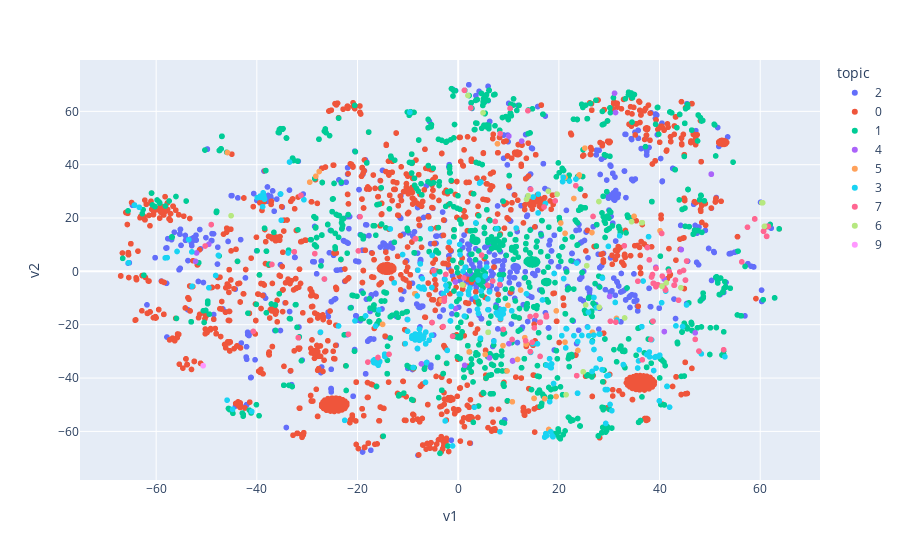
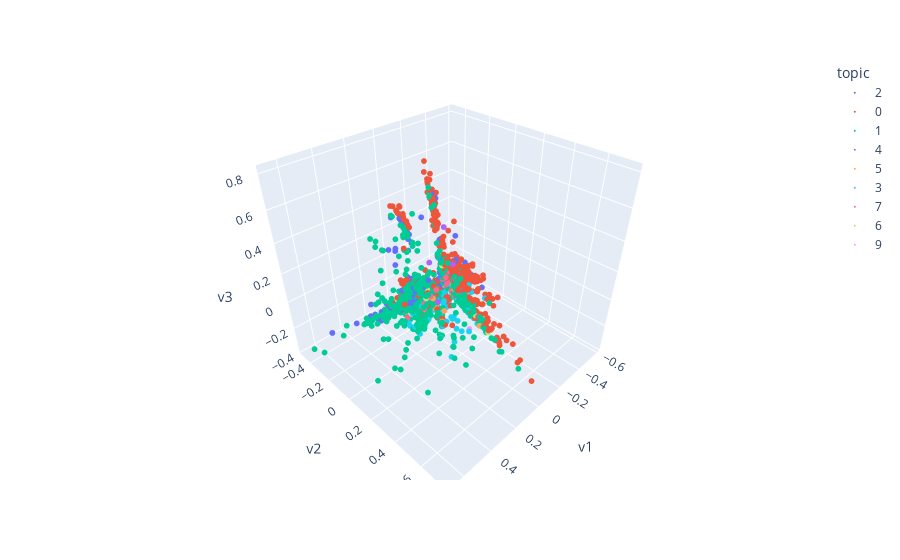

Write notebook code for charts like these, in order.
### Markdown cell above
### Visualize using t-SNE and PCA

Here I will plot each document and color it by topic to see if NMF captured similar relationships to PCA/t-SNE. I will also upload the interactive plots for the reposrt on the website.

### Code cell
df['v1'] = tsne[:,0]
df['v2'] = tsne[:,1]
df['topic'] = df['topic'].astype(str)

fig = px.scatter(df, x='v1', y='v2', color='topic', hover_data=['remarks', 'visit_type'])

fig.update_traces()
fig.show()

df['v1'] = pca[:,0]
df['v2'] = pca[:,1]
df['v3'] = pca[:,2]

fig2 = px.scatter_3d(df, x='v1', y='v2', z='v3', color='topic', hover_data=['remarks', 'visit_type'])

fig2.update_traces(marker_size=2)
fig2.show()

fig2['layout'].update(width=700, height=700, autosize=True)
fig2.write_html("pca_topics.html")

### Figure 1 — Plotly figure (JSON) as saved in the notebook; plotly's stock layout.template omitted (floating-point values rounded to 4 significant figures; data arrays with more than 128 entries replaced by an {"elided": "..."} marker saying what was removed)
{"data": [{"customdata": {"elided": "773x2 str values"}, "hovertemplate": "topic=2<br>v1=%{x}<br>v2=%{y}<br>remarks=%{customdata[0]}<br>visit_type=%{customdata[1]}<extra></extra>", "legendgroup": "2", "marker": {"color": "#636efa", "symbol": "circle"}, "mode": "markers", "name": "2", "showlegend": true, "type": "scattergl", "x": {"elided": "773 float values"}, "xaxis": "x", "y": {"elided": "773 float values"}, "yaxis": "y"}, {"customdata": {"elided": "1629x2 str values"}, "hovertemplate": "topic=0<br>v1=%{x}<br>v2=%{y}<br>remarks=%{customdata[0]}<br>visit_type=%{customdata[1]}<extra></extra>", "legendgroup": "0", "marker": {"color": "#EF553B", "symbol": "circle"}, "mode": "markers", "name": "0", "showlegend": true, "type": "scattergl", "x": {"elided": "1629 float values"}, "xaxis": "x", "y": {"elided": "1629 float values"}, "yaxis": "y"}, {"customdata": {"elided": "1131x2 str values"}, "hovertemplate": "topic=1<br>v1=%{x}<br>v2=%{y}<br>remarks=%{customdata[0]}<br>visit_type=%{customdata[1]}<extra></extra>", "legendgroup": "1", "marker": {"color": "#00cc96", "symbol": "circle"}, "mode": "markers", "name": "1", "showlegend": true, "type": "scattergl", "x": {"elided": "1131 float values"}, "xaxis": "x", "y": {"elided": "1131 float values"}, "yaxis": "y"}, {"customdata": [["attend paris peace conference return us july", "president"], ["meet prime minister gonzalez soviet president gorbachev attend open session middle east peace conference", "president"], ["attend international conference finance development meet president fox", "president"], ["attend sixth international conference american state president coolidge leave us january return january", "secretary"], ["attend conference american state leave us july return august", "secretary"], ["attend quebec conference president roosevelt", "secretary"], ["brief president sadat israelisyrian negotiations also visit cairo may", "secretary"], ["attend inauguration jordanisrael border cross discuss middle east peace process king hussein", "secretary"], ["attend sign israelpalestinian peace process agreement", "secretary"], ["meet president do santos attend meet joint commission implementation lusaka protocols", "secretary"], ["meet president karzai attend international conference future afghanistan", "secretary"], ["attend meet nutrition days initiative meet president kikwete", "secretary"], ["attend conference support central american security strategy", "secretary"], ["attend high level uscaribbean conference", "secretary"], ["attend libya contact group meet meet president gul prime minister erdogan foreign minister davutoglu attend meet organization islamic conference combat religious intolerance", "secretary"], ["meet president mikheil saakashvili prime minister nika gilauri open omnibus session usgeorgia strategic partnership commission", "secretary"], ["attend meet open session action group syria", "secretary"], ["meet foreign minister nasser judeh palestinian authority president mahmoud abbas attend arab league peace initiative meet visit zaatri refugee camp", "secretary"], ["meet president mahmoud abbas attend high impact microfinance infrastructure initiative event", "secretary"], ["attend london ministerial meet arab peace initiative followup committee meet meet russian foreign minister sergei lavrov", "secretary"], ["attend syria donors conference", "secretary"], ["attend gaza donors conference", "secretary"], ["attend fourth syria donors conference", "secretary"], ["attend munich security conference international syria support group meet", "secretary"]], "hovertemplate": "topic=4<br>v1=%{x}<br>v2=%{y}<br>remarks=%{customdata[0]}<br>visit_type=%{customdata[1]}<extra></extra>", "legendgroup": "4", "marker": {"color": "#ab63fa", "symbol": "circle"}, "mode": "markers", "name": "4", "showlegend": true, "type": "scattergl", "x": [-52.17, 44.31, 1.284, -49.55, -51.97, -0.5619, 31.06, 31.26, 40.91, 50.29, 6.218, 39.27, -7.307, -0.501, 47.08, 25.68, 40.95, 10.06, 12.61, 30.08, 10.82, 10.82, 10.81, 10.08], "xaxis": "x", "y": [3.734, 8.175, -35.23, 10.15, 6.896, -3.995, 66.78, 59.56, -2.911, 36.43, -32.44, 1.528, -34.69, -13.98, -23.04, -20.8, -22.58, 50.74, 48.83, -9.396, -33.57, -33.45, -33.62, -27.12], "yaxis": "y"}, {"customdata": [["attend first cairo conference british prime minister churchill chinese generalissimo chiang kaishek", "president"], ["attend second cairo conference british prime minister churchill turkish president inonu", "president"], ["attend bermuda conference prime minister churchill french president laniel", "president"], ["discuss bosnian crisis president mitterrand", "president"], ["discuss peacekeeping kosovo president chirac prime minister jospin", "president"], ["meet president rau chancellor schroeder receive charlemagne prize attend third way conference", "president"], ["meet president francois hollande attend ceremonies commemorate anniversary normandy land discuss ukrainian situation russian president vladimir putin", "president"], ["attend tripartite conference suez canal british french foreign minister", "secretary"], ["discuss nuclear armaments president de gaulle", "secretary"], ["attend meet chiefs us diplomatic missions asia pacific", "secretary"], ["discuss propose israelilebanon agreement president assad", "secretary"], ["attend presummit arm reduction negotiations senior soviet officials also meet egyptian president mubarak lithuanian prime minister prunskiene", "secretary"], ["meet senior officials soviet union russian republic kazakhstan attend csce conference human dimension", "secretary"], ["attend ceremonies inaugurate emergency aid former soviet republics", "secretary"], ["attend funeral norwegian foreign minister holst meet israeli foreign minister peres plo chairman arafat", "secretary"], ["attempt resolve israellebanon conflict also meet lebanese prime minister hariri speaker berri", "secretary"], ["ministerial conference meet indonesian human right commission russian foreign minister primakov", "secretary"], ["attend asean regional forum post ministerial conference meet russian foreign minister primakov", "secretary"], ["attend asean regional forum asean postministerial conference trilateral ministerial consultations japan south korea meet russian foreign minister ivanov", "secretary"], ["attend asean regional forum postministerial conference meet north korean foreign minister paek nam sun", "secretary"], ["attend international conference reconstruction assistance afghanistan", "secretary"], ["attend asean regional forum postministerial conference meet north korean foreign minister paek nam sun", "secretary"], ["assess tsunami damage relief efforts attend asean leaders special meet tsunami relief", "secretary"], ["attend london meet support palestinian authority", "secretary"], ["meet president mubarak foreign minister egypt jordan gulf cooperation council", "secretary"], ["attend international compact iraq meet meet syrian foreign minister almoualem", "secretary"], ["meet foreign minister egypt jordan saudi arabia gulf cooperation council president mubarak", "secretary"], ["attend meet strategic security issue", "secretary"], ["attend quartet meet palestinian donors conference meet president sarkozy", "secretary"], ["attend inauguration president lee myungbak discuss sixparty talk propose free trade agreement", "secretary"], ["attend conference support palestinian civil security rule law", "secretary"], ["attend emergency meet north atlantic council discuss georgia crisis eu leaders", "secretary"], ["meet prime minister faci civil society representatives", "secretary"], ["attend fourth highlevel forum aid effectiveness partnership growth meet", "secretary"], ["meet president francois hollande foreign minister laurent fabius syrian opposition leaders palestinian authority president mahmoud abbas attend friends syrian people ministerial meet", "secretary"], ["meet foreign minister ahmed davutoglu attend ministerial meet friends syrian people core group also meet palestinian authority president mahmoud abbas ecumenical patriarch bartholomew", "secretary"], ["cochaired usalgeria strategic dialogue", "secretary"], ["cochaired usmorocco strategic dialogue", "secretary"], ["meet arab league special committee quartet representative tony blair", "secretary"], ["cochaired usegypt strategic dialogue", "secretary"], ["discuss syrian ukrainian crises russian foreign minister sergei lavrov attend world economic forum annual meet", "secretary"], ["attend ministerial meet gulf cooperation council", "secretary"], ["participate meet vice president mike pence turkish president recep tayyip erdoğan discuss situation northeast syria", "secretary"], ["lead us delegation presidential inauguration luis abinader", "secretary"]], "hovertemplate": "topic=5<br>v1=%{x}<br>v2=%{y}<br>remarks=%{customdata[0]}<br>visit_type=%{customdata[1]}<extra></extra>", "legendgroup": "5", "marker": {"color": "#FFA15A", "symbol": "circle"}, "mode": "markers", "name": "5", "showlegend": true, "type": "scattergl", "x": [-27.62, -28.29, -29.49, 34.94, 26.57, -15.02, 9.89, 9.701, -8.631, 10.76, 60.35, 22.98, 19.49, 1.045, 25.18, -45.84, 31.45, 19.45, 17.17, 15.07, 5.363, 15.07, -8.383, 7.807, 24.0, 2.178, 24.05, 13.24, 11.8, 12.4, 8.902, 17.98, -3.335, 21.22, 40.35, 40.1, 26.67, 26.67, 20.37, 26.67, 23.79, 21.23, 21.23, 13.5], "xaxis": "x", "y": [37.43, 35.68, 33.45, 20.64, 14.56, -19.88, -12.74, -37.34, -8.38, -48.89, 25.71, 27.32, -14.81, -5.209, 46.21, 44.56, -17.64, -46.92, -47.76, -47.62, -31.15, -47.62, 12.24, 47.84, 35.8, -30.19, 36.16, -24.86, -33.02, -7.012, -27.84, -59.28, -10.85, -26.54, 14.39, 15.23, -22.89, -22.89, 18.14, -22.89, -29.66, 35.21, 14.26, -27.27], "yaxis": "y"}, {"customdata": {"elided": "255x2 str values"}, "hovertemplate": "topic=3<br>v1=%{x}<br>v2=%{y}<br>remarks=%{customdata[0]}<br>visit_type=%{customdata[1]}<extra></extra>", "legendgroup": "3", "marker": {"color": "#19d3f3", "symbol": "circle"}, "mode": "markers", "name": "3", "showlegend": true, "type": "scattergl", "x": {"elided": "255 float values"}, "xaxis": "x", "y": {"elided": "255 float values"}, "yaxis": "y"}, {"customdata": {"elided": "101x2 str values"}, "hovertemplate": "topic=7<br>v1=%{x}<br>v2=%{y}<br>remarks=%{customdata[0]}<br>visit_type=%{customdata[1]}<extra></extra>", "legendgroup": "7", "marker": {"color": "#FF6692", "symbol": "circle"}, "mode": "markers", "name": "7", "showlegend": true, "type": "scattergl", "x": [-32.56, -19.83, -40.7, 19.56, -4.846, 16.23, 5.854, 14.39, -31.77, 38.81, 39.31, -31.24, 17.05, -21.8, 4.651, 2.495, 14.29, -50.27, -49.06, -13.74, -28.48, 23.55, 8.261, 17.49, 15.45, 17.5, -1.113, 17.54, -2.994, 38.41, -5.186, -26.58, 45.38, 60.66, 60.66, 58.92, 61.27, 61.28, 47.83, 61.63, -2.461, -19.5, 45.16, 57.47, 42.88, 38.91, 45.14, 43.17, 8.978, -15.93, 39.28, 39.68, 38.59, 35.69, 16.32, 15.13, 43.78, 40.47, 7.358, 44.77, 16.23, 13.84, 38.74, 10.31, -2.739, -37.01, -17.94, 33.0, 38.69, 40.86, -8.532, -8.532, 40.54, 19.26, 42.96, 13.4, 41.14, 41.19, 37.98, 44.01, 10.71, 31.32, 38.27, 6.844, 30.24, 36.57, 52.74, 56.34, -2.764, 16.27, 37.6, 26.79, 40.44, 8.337, 23.37, 47.09, 41.89, 14.32, 14.69, 1.134, 1.237], "xaxis": "x", "y": [7.349, 7.674, -22.51, 28.95, 0.2879, -19.15, -5.246, 30.75, -24.84, -4.506, 1.103, 28.51, 24.14, -23.58, 6.104, 61.28, -16.95, 9.512, 17.54, -31.08, 6.643, -39.1, -4.939, -17.02, -16.58, -16.48, -24.31, -17.05, -20.7, -2.115, -19.2, -2.86, 3.873, 15.05, 15.04, 19.65, 13.13, 13.13, -29.89, 16.86, -1.117, 20.51, -3.274, 16.55, -5.192, -4.582, -3.278, -3.257, -21.78, -32.29, -5.746, -5.025, -1.189, -3.693, -19.06, -21.19, -10.8, -5.5, 18.72, 0.3514, -19.15, 60.24, -4.489, 61.11, -10.09, 2.589, -34.01, 9.589, -18.7, -5.484, 12.2, 12.2, -1.788, 26.4, -5.162, -26.01, -6.733, -7.001, 4.308, -0.2265, -25.53, -19.02, -25.53, -3.626, -18.71, -33.16, -29.4, 3.559, -11.17, -31.88, 8.927, 20.58, 14.21, 51.64, 32.13, -25.5, -0.001923, -30.09, -26.63, -2.443, 67.89], "yaxis": "y"}, {"customdata": [["meet bosnian collective presidency bosnian serb president plavsic visit us military personnel", "president"], ["address us military personnel meet chancellor schroeder meet kosovo refugees", "president"], ["meet king hamad bin isa al khalifa address us military personnel", "president"], ["sign bonn agreements provide west german membership nato european defense community", "secretary"], ["personal representative president wed king baudouin", "secretary"], ["discuss extension us base right azores", "secretary"], ["brief president assad egyptianisraeli disengagement agreement", "secretary"], ["meet us delegation prior salt negotiations moscow", "secretary"], ["discuss propose israelilebanon agreement king hussein", "secretary"], ["discuss propose israelilebanon agreement", "secretary"], ["discuss propose israelilebanon agreement", "secretary"], ["address open session asean post ministerial meet", "secretary"], ["meet president aquino sign emergency aid package visit corregidor", "secretary"], ["attend nato ministerial meet meet eec representatives sign inf base inspection agreement", "secretary"], ["meet king fahd emir alsabah kuwait discuss finance us military presence visit us military personnel", "secretary"], ["discuss persian gulf crisis foreign secretary hurd ec chairman poos spanish foreign minister fernandez ordonez nato secretary general woerner", "secretary"], ["discuss persian gulf crisis amir kuwait address us military personnel eastern saudi arabia", "secretary"], ["discuss bosnian conflict us nato military officials", "secretary"], ["sign agreement crossborder auto thefts visit demobilization camp", "secretary"], ["accompany president clinton sign natorussia found act", "secretary"], ["meet collective presidency dedicate bridge sava river meet bosnian serb president plavsic", "secretary"], ["meet un nato officials us military personnel representatives people kosovo", "secretary"], ["attend nato ministerial meet sign defense cooperation agreement", "secretary"], ["meet eu high representative catherine ashton members bosnian presidency", "secretary"], ["meet king abdullah bin abdulaziz alsaud syrian opposition coalition president ahmad jarba", "secretary"], ["discuss joint comprehensive plan action iranian foreign minister javad zarif eu high representative federica mogherini", "secretary"]], "hovertemplate": "topic=6<br>v1=%{x}<br>v2=%{y}<br>remarks=%{customdata[0]}<br>visit_type=%{customdata[1]}<extra></extra>", "legendgroup": "6", "marker": {"color": "#B6E880", "symbol": "circle"}, "mode": "markers", "name": "6", "showlegend": true, "type": "scattergl", "x": [36.44, 13.89, 1.936, 24.83, 25.54, 33.06, 60.84, -45.12, 60.49, 60.33, 60.33, 21.43, 0.7953, 44.24, 17.92, 27.95, 19.66, 34.45, 41.35, 5.939, 36.58, 13.58, 40.49, 28.01, 4.937, 25.33], "xaxis": "x", "y": [18.23, 28.39, 65.95, -37.64, 2.127, -17.46, 16.88, 20.87, 25.73, 25.72, 25.72, -46.25, -4.995, -6.126, 30.06, 26.19, 28.94, 18.64, -4.307, -22.84, 18.24, 27.0, -5.596, -13.46, 59.44, -12.6], "yaxis": "y"}, {"customdata": [["accompany president carter economic summit meet attend nato ministerial meet may meet may israeli foreign minister allon", "secretary"]], "hovertemplate": "topic=9<br>v1=%{x}<br>v2=%{y}<br>remarks=%{customdata[0]}<br>visit_type=%{customdata[1]}<extra></extra>", "legendgroup": "9", "marker": {"color": "#FF97FF", "symbol": "circle"}, "mode": "markers", "name": "9", "showlegend": true, "type": "scattergl", "x": [-50.67], "xaxis": "x", "y": [-35.37], "yaxis": "y"}], "layout": {"legend": {"title": {"text": "topic"}, "tracegroupgap": 0}, "margin": {"t": 60}, "xaxis": {"anchor": "y", "domain": [0, 1], "title": {"text": "v1"}}, "yaxis": {"anchor": "x", "domain": [0, 1], "title": {"text": "v2"}}}}

### Figure 2 — Plotly figure (JSON) as saved in the notebook; plotly's stock layout.template omitted (floating-point values rounded to 4 significant figures; data arrays with more than 128 entries replaced by an {"elided": "..."} marker saying what was removed)
{"data": [{"customdata": {"elided": "773x2 str values"}, "hovertemplate": "topic=2<br>v1=%{x}<br>v2=%{y}<br>v3=%{z}<br>remarks=%{customdata[0]}<br>visit_type=%{customdata[1]}<extra></extra>", "legendgroup": "2", "marker": {"color": "#636efa", "size": 2, "symbol": "circle"}, "mode": "markers", "name": "2", "scene": "scene", "showlegend": true, "type": "scatter3d", "x": {"elided": "773 float values"}, "y": {"elided": "773 float values"}, "z": {"elided": "773 float values"}}, {"customdata": {"elided": "1629x2 str values"}, "hovertemplate": "topic=0<br>v1=%{x}<br>v2=%{y}<br>v3=%{z}<br>remarks=%{customdata[0]}<br>visit_type=%{customdata[1]}<extra></extra>", "legendgroup": "0", "marker": {"color": "#EF553B", "size": 2, "symbol": "circle"}, "mode": "markers", "name": "0", "scene": "scene", "showlegend": true, "type": "scatter3d", "x": {"elided": "1629 float values"}, "y": {"elided": "1629 float values"}, "z": {"elided": "1629 float values"}}, {"customdata": {"elided": "1131x2 str values"}, "hovertemplate": "topic=1<br>v1=%{x}<br>v2=%{y}<br>v3=%{z}<br>remarks=%{customdata[0]}<br>visit_type=%{customdata[1]}<extra></extra>", "legendgroup": "1", "marker": {"color": "#00cc96", "size": 2, "symbol": "circle"}, "mode": "markers", "name": "1", "scene": "scene", "showlegend": true, "type": "scatter3d", "x": {"elided": "1131 float values"}, "y": {"elided": "1131 float values"}, "z": {"elided": "1131 float values"}}, {"customdata": [["attend paris peace conference return us july", "president"], ["meet prime minister gonzalez soviet president gorbachev attend open session middle east peace conference", "president"], ["attend international conference finance development meet president fox", "president"], ["attend sixth international conference american state president coolidge leave us january return january", "secretary"], ["attend conference american state leave us july return august", "secretary"], ["attend quebec conference president roosevelt", "secretary"], ["brief president sadat israelisyrian negotiations also visit cairo may", "secretary"], ["attend inauguration jordanisrael border cross discuss middle east peace process king hussein", "secretary"], ["attend sign israelpalestinian peace process agreement", "secretary"], ["meet president do santos attend meet joint commission implementation lusaka protocols", "secretary"], ["meet president karzai attend international conference future afghanistan", "secretary"], ["attend meet nutrition days initiative meet president kikwete", "secretary"], ["attend conference support central american security strategy", "secretary"], ["attend high level uscaribbean conference", "secretary"], ["attend libya contact group meet meet president gul prime minister erdogan foreign minister davutoglu attend meet organization islamic conference combat religious intolerance", "secretary"], ["meet president mikheil saakashvili prime minister nika gilauri open omnibus session usgeorgia strategic partnership commission", "secretary"], ["attend meet open session action group syria", "secretary"], ["meet foreign minister nasser judeh palestinian authority president mahmoud abbas attend arab league peace initiative meet visit zaatri refugee camp", "secretary"], ["meet president mahmoud abbas attend high impact microfinance infrastructure initiative event", "secretary"], ["attend london ministerial meet arab peace initiative followup committee meet meet russian foreign minister sergei lavrov", "secretary"], ["attend syria donors conference", "secretary"], ["attend gaza donors conference", "secretary"], ["attend fourth syria donors conference", "secretary"], ["attend munich security conference international syria support group meet", "secretary"]], "hovertemplate": "topic=4<br>v1=%{x}<br>v2=%{y}<br>v3=%{z}<br>remarks=%{customdata[0]}<br>visit_type=%{customdata[1]}<extra></extra>", "legendgroup": "4", "marker": {"color": "#ab63fa", "size": 2, "symbol": "circle"}, "mode": "markers", "name": "4", "scene": "scene", "showlegend": true, "type": "scatter3d", "x": [0.002106, 0.06598, -0.0651, -0.06899, -0.02959, -0.07037, -0.1037, 0.02461, 0.007406, -0.06129, -0.06783, -0.0823, -0.006607, -0.004383, 0.1284, 0.03583, -0.003408, 0.02589, -0.07254, 0.1173, -0.001971, -0.001873, -0.004639, -0.003686], "y": [0.1435, -0.01002, 0.09467, 0.07982, 0.1349, 0.09792, -0.02505, 0.06773, 0.1206, 0.0779, 0.1042, 0.08809, 0.1417, 0.1456, 0.02854, -0.0578, 0.1414, -0.02309, 0.06011, 0.1097, 0.1696, 0.1625, 0.1491, 0.1458], "z": [0.1374, 0.2137, -0.001982, 0.0005338, 0.01229, -0.009129, 0.02002, 0.4617, 0.237, -0.01113, -0.003121, 0.005267, 0.02148, 0.0218, -0.08744, -0.03173, 0.01, 0.03013, 0.00986, 0.02443, 0.02104, 0.02239, 0.02316, 0.02564]}, {"customdata": [["attend first cairo conference british prime minister churchill chinese generalissimo chiang kaishek", "president"], ["attend second cairo conference british prime minister churchill turkish president inonu", "president"], ["attend bermuda conference prime minister churchill french president laniel", "president"], ["discuss bosnian crisis president mitterrand", "president"], ["discuss peacekeeping kosovo president chirac prime minister jospin", "president"], ["meet president rau chancellor schroeder receive charlemagne prize attend third way conference", "president"], ["meet president francois hollande attend ceremonies commemorate anniversary normandy land discuss ukrainian situation russian president vladimir putin", "president"], ["attend tripartite conference suez canal british french foreign minister", "secretary"], ["discuss nuclear armaments president de gaulle", "secretary"], ["attend meet chiefs us diplomatic missions asia pacific", "secretary"], ["discuss propose israelilebanon agreement president assad", "secretary"], ["attend presummit arm reduction negotiations senior soviet officials also meet egyptian president mubarak lithuanian prime minister prunskiene", "secretary"], ["meet senior officials soviet union russian republic kazakhstan attend csce conference human dimension", "secretary"], ["attend ceremonies inaugurate emergency aid former soviet republics", "secretary"], ["attend funeral norwegian foreign minister holst meet israeli foreign minister peres plo chairman arafat", "secretary"], ["attempt resolve israellebanon conflict also meet lebanese prime minister hariri speaker berri", "secretary"], ["ministerial conference meet indonesian human right commission russian foreign minister primakov", "secretary"], ["attend asean regional forum post ministerial conference meet russian foreign minister primakov", "secretary"], ["attend asean regional forum asean postministerial conference trilateral ministerial consultations japan south korea meet russian foreign minister ivanov", "secretary"], ["attend asean regional forum postministerial conference meet north korean foreign minister paek nam sun", "secretary"], ["attend international conference reconstruction assistance afghanistan", "secretary"], ["attend asean regional forum postministerial conference meet north korean foreign minister paek nam sun", "secretary"], ["assess tsunami damage relief efforts attend asean leaders special meet tsunami relief", "secretary"], ["attend london meet support palestinian authority", "secretary"], ["meet president mubarak foreign minister egypt jordan gulf cooperation council", "secretary"], ["attend international compact iraq meet meet syrian foreign minister almoualem", "secretary"], ["meet foreign minister egypt jordan saudi arabia gulf cooperation council president mubarak", "secretary"], ["attend meet strategic security issue", "secretary"], ["attend quartet meet palestinian donors conference meet president sarkozy", "secretary"], ["attend inauguration president lee myungbak discuss sixparty talk propose free trade agreement", "secretary"], ["attend conference support palestinian civil security rule law", "secretary"], ["attend emergency meet north atlantic council discuss georgia crisis eu leaders", "secretary"], ["meet prime minister faci civil society representatives", "secretary"], ["attend fourth highlevel forum aid effectiveness partnership growth meet", "secretary"], ["meet president francois hollande foreign minister laurent fabius syrian opposition leaders palestinian authority president mahmoud abbas attend friends syrian people ministerial meet", "secretary"], ["meet foreign minister ahmed davutoglu attend ministerial meet friends syrian people core group also meet palestinian authority president mahmoud abbas ecumenical patriarch bartholomew", "secretary"], ["cochaired usalgeria strategic dialogue", "secretary"], ["cochaired usmorocco strategic dialogue", "secretary"], ["meet arab league special committee quartet representative tony blair", "secretary"], ["cochaired usegypt strategic dialogue", "secretary"], ["discuss syrian ukrainian crises russian foreign minister sergei lavrov attend world economic forum annual meet", "secretary"], ["attend ministerial meet gulf cooperation council", "secretary"], ["participate meet vice president mike pence turkish president recep tayyip erdoğan discuss situation northeast syria", "secretary"], ["lead us delegation presidential inauguration luis abinader", "secretary"]], "hovertemplate": "topic=5<br>v1=%{x}<br>v2=%{y}<br>v3=%{z}<br>remarks=%{customdata[0]}<br>visit_type=%{customdata[1]}<extra></extra>", "legendgroup": "5", "marker": {"color": "#FFA15A", "size": 2, "symbol": "circle"}, "mode": "markers", "name": "5", "scene": "scene", "showlegend": true, "type": "scatter3d", "x": [0.0836, 0.04729, 0.06682, -0.07856, 0.06668, -0.05624, -0.07312, 0.1188, -0.08848, -0.01086, -0.07867, 0.03428, -0.007119, -0.007936, 0.2328, 0.07014, 0.1115, 0.1339, 0.08807, 0.09278, -0.004464, 0.09278, -0.0115, -0.004113, 0.08587, 0.1508, 0.072, 0.0003781, -0.05858, -0.0495, -0.00415, 0.008616, 0.1324, -0.005578, 0.005167, 0.0351, -0.01709, -0.01709, -0.01186, -0.01709, 0.0975, 0.02841, -0.09932, -0.02518], "y": [0.04565, 0.01208, 0.001756, -0.04693, -0.1234, 0.08116, 0.01797, 0.04985, -0.04688, 0.1165, -0.03689, -0.02058, 0.104, 0.1113, -0.0379, -0.02667, 0.07048, 0.1621, 0.1323, 0.07364, 0.1573, 0.07364, 0.09077, 0.1299, -0.0821, 0.04586, -0.06556, 0.1591, 0.08636, 0.06319, 0.1309, 0.1336, -0.06942, 0.1306, 0.03392, 0.06344, 0.03926, 0.03926, 0.03667, 0.03926, 0.04833, 0.3531, -0.04649, 0.04294], "z": [-0.01115, -0.03804, -0.06493, 0.1159, 0.02448, 0.001745, 0.02255, -0.0416, 0.09814, 0.01548, 0.1259, 0.01695, 0.07178, 0.01381, -0.06618, 0.002564, -0.04613, -0.07809, -0.04521, -0.02851, 0.02704, -0.02851, 0.02149, 0.01697, -0.068, -0.05808, -0.04911, 0.003178, 0.005929, 0.05097, 0.03286, 0.07021, -0.02222, 0.01112, -0.05864, -0.04505, 0.03614, 0.03614, 0.03314, 0.03614, 0.004156, -0.05855, 0.05196, 0.03489]}, {"customdata": {"elided": "255x2 str values"}, "hovertemplate": "topic=3<br>v1=%{x}<br>v2=%{y}<br>v3=%{z}<br>remarks=%{customdata[0]}<br>visit_type=%{customdata[1]}<extra></extra>", "legendgroup": "3", "marker": {"color": "#19d3f3", "size": 2, "symbol": "circle"}, "mode": "markers", "name": "3", "scene": "scene", "showlegend": true, "type": "scatter3d", "x": {"elided": "255 float values"}, "y": {"elided": "255 float values"}, "z": {"elided": "255 float values"}}, {"customdata": {"elided": "101x2 str values"}, "hovertemplate": "topic=7<br>v1=%{x}<br>v2=%{y}<br>v3=%{z}<br>remarks=%{customdata[0]}<br>visit_type=%{customdata[1]}<extra></extra>", "legendgroup": "7", "marker": {"color": "#FF6692", "size": 2, "symbol": "circle"}, "mode": "markers", "name": "7", "scene": "scene", "showlegend": true, "type": "scatter3d", "x": [0.1106, -0.07853, -0.09919, -0.01831, -0.01738, 0.003153, -0.06602, -0.08007, 0.1586, 0.1164, -0.08734, -0.08587, -0.0855, -0.05005, 0.162, -0.009147, -0.02146, -0.009083, 0.1647, -0.05076, 0.09664, -0.01534, 0.2414, -0.01962, -0.0187, -0.01719, -0.05454, -0.01585, -0.02075, -0.08516, -0.03897, -0.01656, -0.0811, -0.02007, -0.02151, -0.02535, -0.02082, -0.02083, -0.06299, -0.009862, -0.01885, -0.08161, -0.0225, -0.01009, -0.02378, -0.01862, -0.02357, -0.02247, 0.1013, -0.006476, -0.01811, -0.01975, -0.004122, -0.06991, -0.0003105, -0.02713, 0.1038, -0.01261, 0.08453, -0.02137, 0.003153, 0.09215, -0.08108, 0.0001992, -0.0546, -0.01819, -0.01236, -0.01795, -0.01257, -0.0159, -0.0199, -0.0199, -0.002447, -0.06698, -0.07689, -0.008722, -0.01698, -0.01747, -0.01016, -0.02077, 0.09629, 0.001647, -0.0008211, -0.01945, -0.0139, 0.003547, 0.0009765, 0.1252, 0.1718, -0.01241, -0.08198, 0.0005576, -0.01094, 0.1216, 0.1794, -0.01855, -0.0008054, -0.01273, -0.01773, -0.04389, 0.05604], "y": [-0.0498, -0.008144, -0.02041, 0.02665, 0.03246, 0.1504, 0.01948, -0.03203, -0.07059, -0.04569, -0.01046, -0.03585, -0.004936, 0.006599, 0.04216, 0.05632, 0.04198, 0.122, 0.01709, 0.07911, 0.03359, 0.05873, -0.0178, 0.03717, 0.04264, 0.03418, 0.0829, 0.03583, 0.03612, -0.01123, 0.02395, 0.03361, -0.01611, 0.03877, 0.03891, 0.03185, 0.03861, 0.0382, 0.02946, 0.1424, 0.03354, -0.01187, 0.03912, 0.08715, 0.04479, 0.04967, 0.04084, 0.04057, 0.05631, 0.1638, 0.05079, 0.04683, 0.1312, -0.001059, 0.1381, 0.09251, 0.03485, 0.0474, -0.03463, 0.03984, 0.1504, -0.03064, -0.007308, 0.02847, 0.005876, 0.0382, 0.1313, 0.05602, 0.05155, 0.04345, 0.03369, 0.03369, 0.1237, 0.003767, -0.002112, 0.03345, 0.04088, 0.03949, 0.01724, 0.03673, 0.0481, 0.05727, 0.2085, 0.04125, 0.05752, 0.2729, 0.3149, 0.004178, -0.07709, 0.1048, -0.003961, 0.02866, 0.0964, -0.05969, -0.06445, 0.04692, 0.1304, 0.1197, 0.04301, 0.02506, 0.03375], "z": [-0.0191, 0.01736, 0.008505, 0.06816, 0.03641, 0.1454, 0.02269, 0.09125, -0.01233, -0.01874, 0.01506, 0.01657, 0.01979, 0.02639, -0.03753, 0.05643, 0.04357, 0.02875, -0.06561, 0.006537, -0.01663, 0.03627, -0.09442, 0.04079, 0.03847, 0.03591, 0.008641, 0.03483, 0.03858, 0.01658, 0.1078, 0.03785, 0.02611, 0.04548, 0.04603, 0.04879, 0.04251, 0.0421, 0.0276, 0.02104, 0.03673, 0.01771, 0.04268, 0.08873, 0.04719, 0.04404, 0.0437, 0.04662, -0.03406, 0.008505, 0.04145, 0.04296, 0.0168, 0.02044, 0.1319, 0.02719, 0.01713, 0.03907, 0.05543, 0.04468, 0.1454, -0.002107, 0.01218, 0.08357, 0.03016, 0.06549, 0.01796, 0.03299, 0.03151, 0.04197, 0.03911, 0.03911, 0.1194, 0.02493, 0.02118, 0.1175, 0.04074, 0.04001, 0.1533, 0.04242, -0.03038, 0.1108, -0.008901, 0.04139, 0.0613, -0.03713, -0.03084, -0.04324, -0.04886, 0.02576, 0.02135, 0.1315, 0.02722, -0.01242, -0.08302, 0.03636, 0.1281, 0.03315, 0.03801, 0.031, 0.03704]}, {"customdata": [["meet bosnian collective presidency bosnian serb president plavsic visit us military personnel", "president"], ["address us military personnel meet chancellor schroeder meet kosovo refugees", "president"], ["meet king hamad bin isa al khalifa address us military personnel", "president"], ["sign bonn agreements provide west german membership nato european defense community", "secretary"], ["personal representative president wed king baudouin", "secretary"], ["discuss extension us base right azores", "secretary"], ["brief president assad egyptianisraeli disengagement agreement", "secretary"], ["meet us delegation prior salt negotiations moscow", "secretary"], ["discuss propose israelilebanon agreement king hussein", "secretary"], ["discuss propose israelilebanon agreement", "secretary"], ["discuss propose israelilebanon agreement", "secretary"], ["address open session asean post ministerial meet", "secretary"], ["meet president aquino sign emergency aid package visit corregidor", "secretary"], ["attend nato ministerial meet meet eec representatives sign inf base inspection agreement", "secretary"], ["meet king fahd emir alsabah kuwait discuss finance us military presence visit us military personnel", "secretary"], ["discuss persian gulf crisis foreign secretary hurd ec chairman poos spanish foreign minister fernandez ordonez nato secretary general woerner", "secretary"], ["discuss persian gulf crisis amir kuwait address us military personnel eastern saudi arabia", "secretary"], ["discuss bosnian conflict us nato military officials", "secretary"], ["sign agreement crossborder auto thefts visit demobilization camp", "secretary"], ["accompany president clinton sign natorussia found act", "secretary"], ["meet collective presidency dedicate bridge sava river meet bosnian serb president plavsic", "secretary"], ["meet un nato officials us military personnel representatives people kosovo", "secretary"], ["attend nato ministerial meet sign defense cooperation agreement", "secretary"], ["meet eu high representative catherine ashton members bosnian presidency", "secretary"], ["meet king abdullah bin abdulaziz alsaud syrian opposition coalition president ahmad jarba", "secretary"], ["discuss joint comprehensive plan action iranian foreign minister javad zarif eu high representative federica mogherini", "secretary"]], "hovertemplate": "topic=6<br>v1=%{x}<br>v2=%{y}<br>v3=%{z}<br>remarks=%{customdata[0]}<br>visit_type=%{customdata[1]}<extra></extra>", "legendgroup": "6", "marker": {"color": "#B6E880", "size": 2, "symbol": "circle"}, "mode": "markers", "name": "6", "scene": "scene", "showlegend": true, "type": "scatter3d", "x": [-0.08404, -0.0228, -0.0196, -0.008315, -0.06565, -0.006113, -0.08886, -0.01793, -0.003406, -0.0088, -0.0088, -0.008743, -0.1137, 0.003328, -0.0371, 0.1229, -0.007724, 7.469e-05, -0.07223, -0.25, -0.05931, -0.016, 0.01924, -0.01384, -0.05421, 0.08237], "y": [-0.004757, 0.02867, 0.02878, 0.1259, -0.0099, 0.01988, -0.02347, 0.03641, 0.02224, 0.02407, 0.02407, 0.1678, -0.02459, 0.3029, 0.01435, 0.01681, 0.01814, 0.1457, 0.02235, -0.08227, 0.003466, 0.1338, 0.4105, 0.03754, -0.005132, -0.01768], "z": [0.02031, 0.04182, 0.06274, 0.003453, 0.03662, 0.1349, 0.06221, 0.03719, 0.1753, 0.1314, 0.1314, 0.002456, 0.004448, -0.03332, 0.1037, 0.001021, 0.102, 0.1235, 0.03042, -0.07274, 0.0228, 0.04182, -0.07823, 0.03612, 0.04683, 0.02764]}, {"customdata": [["accompany president carter economic summit meet attend nato ministerial meet may meet may israeli foreign minister allon", "secretary"]], "hovertemplate": "topic=9<br>v1=%{x}<br>v2=%{y}<br>v3=%{z}<br>remarks=%{customdata[0]}<br>visit_type=%{customdata[1]}<extra></extra>", "legendgroup": "9", "marker": {"color": "#FF97FF", "size": 2, "symbol": "circle"}, "mode": "markers", "name": "9", "scene": "scene", "showlegend": true, "type": "scatter3d", "x": [-0.04647], "y": [0.2099], "z": [-0.2202]}], "layout": {"legend": {"title": {"text": "topic"}, "tracegroupgap": 0}, "margin": {"t": 60}, "scene": {"domain": {"x": [0, 1], "y": [0, 1]}, "xaxis": {"title": {"text": "v1"}}, "yaxis": {"title": {"text": "v2"}}, "zaxis": {"title": {"text": "v3"}}}}}
